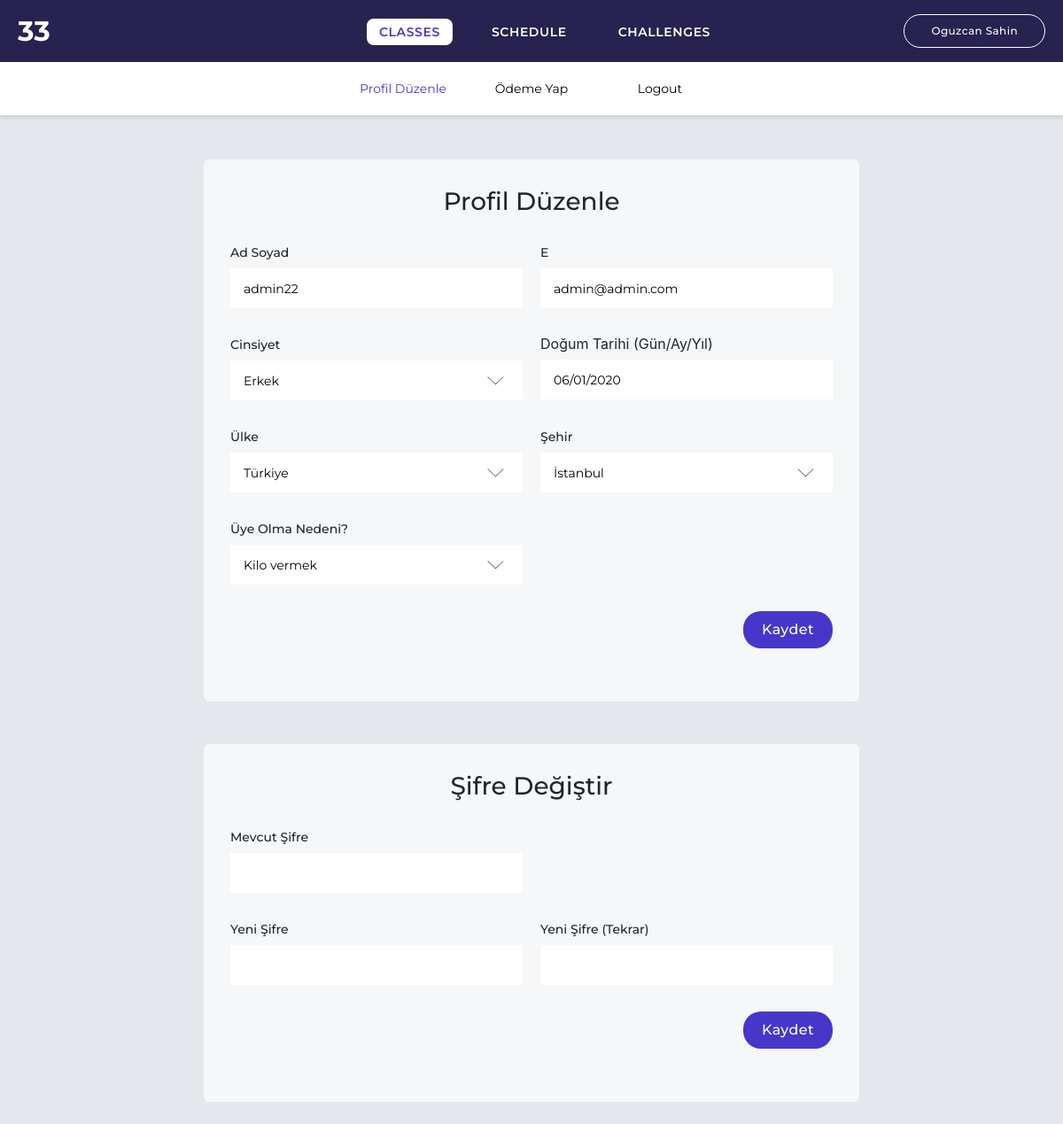
/user-profile.php (signed in), run on the app's committed database.
### tables this page shows
CREATE TABLE `users` (
  `id` bigint(20) NOT NULL,
  `name` varchar(255) NOT NULL,
  `email` varchar(200) NOT NULL,
  `password` varchar(60) NOT NULL,
  `password_reset` varchar(255) DEFAULT NULL,
  `type` bigint(20) NOT NULL DEFAULT 2,
  `created_at` datetime DEFAULT NULL,
  `updated_at` datetime DEFAULT NULL,
  `gender` varchar(20) DEFAULT NULL,
  `birthday` varchar(20) DEFAULT NULL,
  `country` varchar(55) DEFAULT NULL,
  `city` varchar(55) DEFAULT NULL,
  `reasonForRegistration` varchar(55) DEFAULT NULL
);

### class/User.php (called while the page is built, shortened)
<?php
Class User{
    public $connection;
    public function __construct($db)
    {
        $this->connection = $db;
    }
    public function getCurrentUser(){
        $sql = "SELECT * FROM users WHERE id='".$_SESSION['id']."'";
        $result = mysqli_query($this->connection,$sql);
        return $result;
    }
}
?>

### user-profile.php (the view, shortened to what this page needs)
<?php
include('includes/header.php');
include('class/User.php');
$database = new Database();
$db = $database->getConnection();
$users = new User($db);
$result = $users->getCurrentUser();
$user = mysqli_fetch_assoc($result);
?>
<div id="app">
<?php include('includes/menu.php'); ?>
<div class="categories categories--min">
  <div class="container">
    <nav class="categoriest__nav">
      <ul class="list">
        <li class="list__item">
          <a href="" class="list__link is-active">
            <span class="text">Profil Düzenle</span>
          </a>
        </li>
        <li class="list__item">
          <a href="" class="list__link">
            <span class="text">Ödeme Yap</span>
          </a>
        </li>
        <li class="list__item">
          <a href="logout.php" class="list__link">
            <span class="text">Logout</span>
          </a>
        </li>
      </ul>
    </nav>
  </div>
</div>
<div class="page">
  <div class="container">
    <div class="row">
      <div class="col-12 col-md-8 offset-md-2">
        <form id="profileForm" class="form" action="#" method="POST">
          <h1 class="h2 form__title">Profil Düzenle</h1>
          <div class="row">
            <div class="col-12 col-md-6 form-group">
              <label for="name" class="label-control">Ad Soyad</label>
              <input id="name" name="name" value="<?php echo $user['name']?>" type="text" class="form-control">
            </div>
            <div class="col-12 col-md-6 form-group">
              <label for="email" class="label-control">E</label>
              <input id="email" name="email" value="<?php echo $user['email']?>" type="email" class="form-control">
            </div>
            <div class="col-12 col-md-6 form-group">
              <label for="" class="label-control">Cinsiyet</label>
              <div class="select-styled">
                <select name="gender" id="gender" class="form-control">
                  <option value="erkek" <?php echo ($user['gender'] == "erkek")? 'selected':''?> >Erkek</option>
                </select>
              </div>
            </div>
            <div class="col-sm-6">
              <div class="form-group">
              <div class="form-group">
                    <label for="classdatetime" class="col-form-label">Doğum Tarihi (Gün/Ay/Yıl)</label>
                    <div class="input-group">
                      <input type="text" class="form-control float-right" id="birthday2" name="birthday" value="<?php echo $user['birthday']?>">
                    </div>
                </div>
              </div>
            </div>
            <div class="col-12 col-md-6 form-group">
              <label for="" class="label-control">Ülke</label>
              <div class="select-styled">
                <select name="country" id="country" class="form-control">
                  <option value="tr" <?php echo ($user['country'] == "tr")? 'selected':'' ?> >Türkiye</option>
                </select>
              </div>
            </div>
            <div class="col-12 col-md-6 form-group">
              <label for="" class="label-control">Şehir</label>
              <div class="select-styled">
                <select name="city" id="city" class="form-control">
                  <option value="34" <?php echo ($user['city'] == "34")? 'selected':'' ?> >İstanbul</option>
                </select>
              </div>
            </div>
            <div class="col-12 col-md-6 form-group">
              <label for="" class="label-control">Üye Olma Nedeni?</label>
              <div class="select-styled">
                <select name="reasonForRegistration" id="reasonForRegistration" class="form-control">
                  <option value="kilo-vermek" <?php echo ($user['reasonForRegistration'] == "kilo-vermek")? 'selected':'' ?> >Kilo vermek</option>
                </select>
              </div>
            </div>
            <div class="col-12 form-group d-flex justify-content-end">
              <input type="submit" id="profileSubmit" class="button button--primary" value="Kaydet" name="update-profile">
            </div>
          </div>
        </form>
        <form id="profilePasswordForm" class="form mt-5" method="POST">
          <h1 class="h2 form__title">Şifre Değiştir</h1>
          <div class="row">
            <div class="col-12 form-group">
              <div class="row">
                <div class="col-12 col-md-6">
                  <label for="currentPassword" class="label-control">Mevcut Şifre</label>
                  <input id="currentPassword" name="currentPassword" type="password" class="form-control">
                </div>
              </div>
            </div>
            <div class="col-12 col-md-6 form-group">
              <label for="newPassword" class="label-control">Yeni Şifre</label>
              <input id="newPassword" name="newPassword" type="password" class="form-control">
            </div>
            <div class="col-12 col-md-6 form-group">
              <label for="newPasswordAgain" class="label-control">Yeni Şifre (Tekrar)</label>
              <input id="newPasswordAgain" name="newPasswordAgain" type="password" class="form-control">
            </div>
            <div class="col-12 form-group d-flex justify-content-end">
              <input type="submit" id="submit" class="button button--primary" value="Kaydet" name="password-update">
            </div>
          </div>
        </form>
      </div>
    </div>
  </div>
</div>
  </div>
<?php include('includes/footer.php'); ?>

### data on the page
users: name "admin22", email "admin@admin.com", gender "Erkek", birthday "06/01/2020", country "Türkiye", city "İstanbul", reasonForRegistration "Kilo vermek"
